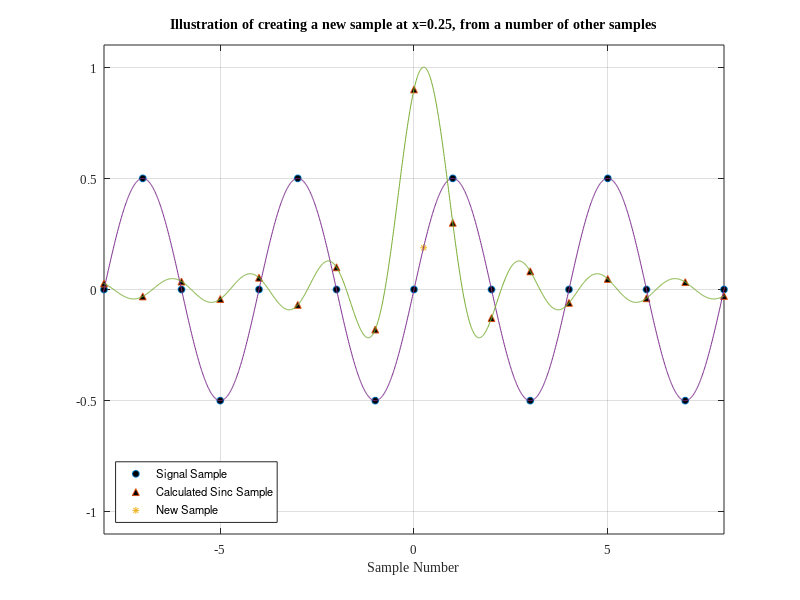

Recreate this plot in MATLAB.
% c_Interpolation       Illustrates the interpolation formula

% This example produces a plot similar to Figure 3.5 in the
% book. It illustrates the process of interpolation of a signal as given
% by Eq. (3.2).
% The created sample is, in this example, a relatively crude approximation,
% as only 65 samples are used to create it (some outside the plot created
% by this script! remove the axis(...) command to see the entire data used).

% This file is part of the examples for the ABRAVIBE Toolbox for NVA which 
% is an accompanying toolbox for the book
% Brandt, Anders: "Noise and Vibration Analysis: Signal Analysis and
% Experimental Procedures," Wiley 2011. ISBN: 13-978-0-470-74644-8.
% Copyright 2011, Anders Brandt.


close all
clear

% Some settings to easily change plot appearance
%--------------------------------------------------
FontSize=9;
FontName='Times New Roman';
LineWidth=1;

%--------------------------------------------------
% Set up example
% This example uses a nominal sampling frequency of one Hz for
% simplicity. It shows how a new sample at time t0 can be computed by the
% interpolation formula in Eq. (3.2), from a number of samples of a signal.
t0=0.25;                    % Time of new sample
% Produce a discrete axis with 65 samples, numbered -32 to +32,
% corresponding to the sampling instances we simulate
n=[-32:32]';
% Produce a fine time axis to plot 'continuous' functions
t=(-32:.01:32)';
% Produce the true signal, a sine with 0.25 Hz frequency
x=0.5*sin(2*pi*0.25*t);
% Sample this true signal with fs=1 Hz
xn=0.5*sin(2*pi*0.25*n);
% Now calculate the time shifted sinc function in 'continuous' time, i.e.
% on time axis t:
s=sinc(t-t0);
% and next 'sample' this at the sampling instances in variable n
sn=sinc(n-t0);
%==========================================================================
newx=sum(sn.*xn);           % This calculates the new interpolated sample
%                           % as by Eq. (3.2)
%==========================================================================
% Plot 'original' data x, and the resampled xr
p=plot(n,xn,'o',n,sn,'^',t0,newx,'*',t,x,'-',t,s,'-');
set(p,'markerfacecolor','k','MarkerSize',5)
axis([-8 8 -1.1 1.1])
grid
legend('Signal Sample','Calculated Sinc Sample','New Sample','Location','SouthWest')
xlabel('Sample Number','FontName',FontName,'FontSize',FontSize)
title('Illustration of creating a new sample at x=0.25, from a number of other samples','FontName',FontName,'FontSize',FontSize)
set(gca,'FontName',FontName,'FontSize',FontSize)
